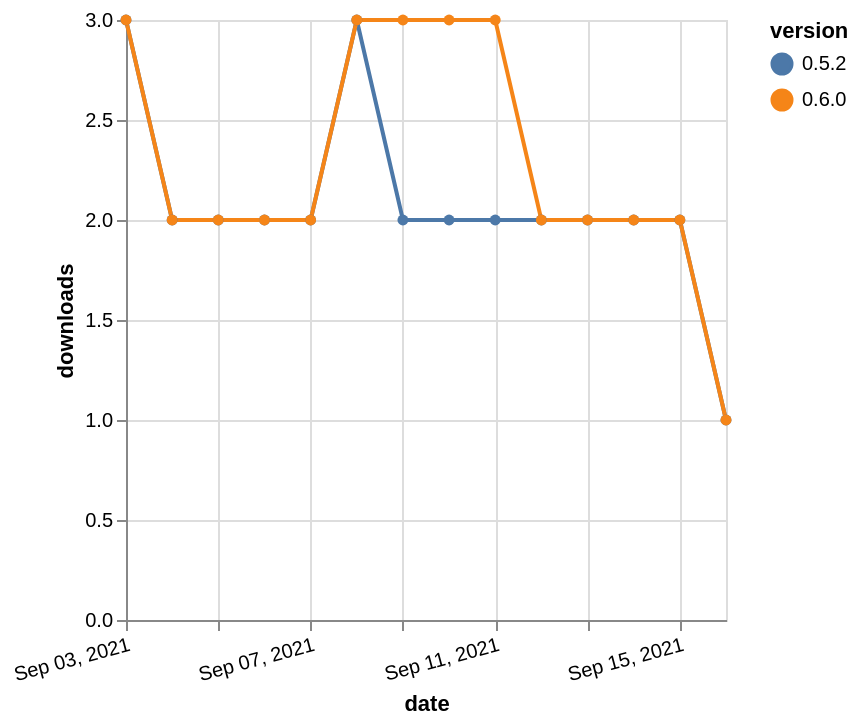

Write a Vega-Lite specification for this figure.
### Vega-Lite specification from a JSON file in a GitHub repository (floating-point values rounded to 4 significant figures)
{"$schema": "https://vega.github.io/schema/vega-lite/v5.json", "description": "A simple bar chart with embedded data.", "data": {"values": [{"date": "2021-09-03", "total": 103, "delta": 3, "version": "0.5.2"}, {"date": "2021-09-04", "total": 105, "delta": 2, "version": "0.5.2"}, {"date": "2021-09-05", "total": 107, "delta": 2, "version": "0.5.2"}, {"date": "2021-09-06", "total": 109, "delta": 2, "version": "0.5.2"}, {"date": "2021-09-07", "total": 111, "delta": 2, "version": "0.5.2"}, {"date": "2021-09-08", "total": 114, "delta": 3, "version": "0.5.2"}, {"date": "2021-09-09", "total": 116, "delta": 2, "version": "0.5.2"}, {"date": "2021-09-10", "total": 118, "delta": 2, "version": "0.5.2"}, {"date": "2021-09-11", "total": 120, "delta": 2, "version": "0.5.2"}, {"date": "2021-09-12", "total": 122, "delta": 2, "version": "0.5.2"}, {"date": "2021-09-13", "total": 124, "delta": 2, "version": "0.5.2"}, {"date": "2021-09-14", "total": 126, "delta": 2, "version": "0.5.2"}, {"date": "2021-09-15", "total": 128, "delta": 2, "version": "0.5.2"}, {"date": "2021-09-16", "total": 129, "delta": 1, "version": "0.5.2"}, {"date": "2021-09-03", "total": 66, "delta": 3, "version": "0.6.0"}, {"date": "2021-09-04", "total": 68, "delta": 2, "version": "0.6.0"}, {"date": "2021-09-05", "total": 70, "delta": 2, "version": "0.6.0"}, {"date": "2021-09-06", "total": 72, "delta": 2, "version": "0.6.0"}, {"date": "2021-09-07", "total": 74, "delta": 2, "version": "0.6.0"}, {"date": "2021-09-08", "total": 77, "delta": 3, "version": "0.6.0"}, {"date": "2021-09-09", "total": 80, "delta": 3, "version": "0.6.0"}, {"date": "2021-09-10", "total": 83, "delta": 3, "version": "0.6.0"}, {"date": "2021-09-11", "total": 86, "delta": 3, "version": "0.6.0"}, {"date": "2021-09-12", "total": 88, "delta": 2, "version": "0.6.0"}, {"date": "2021-09-13", "total": 90, "delta": 2, "version": "0.6.0"}, {"date": "2021-09-14", "total": 92, "delta": 2, "version": "0.6.0"}, {"date": "2021-09-15", "total": 94, "delta": 2, "version": "0.6.0"}, {"date": "2021-09-16", "total": 95, "delta": 1, "version": "0.6.0"}]}, "width": "container", "mark": {"type": "line", "point": {"filled": true}}, "encoding": {"x": {"field": "date", "type": "temporal", "timeUnit": "yearmonthdate", "title": "date", "axis": {"labelAngle": -15}}, "y": {"field": "delta", "type": "quantitative", "title": "downloads"}, "color": {"field": "version", "type": "nominal"}, "tooltip": {"field": "delta"}}}
